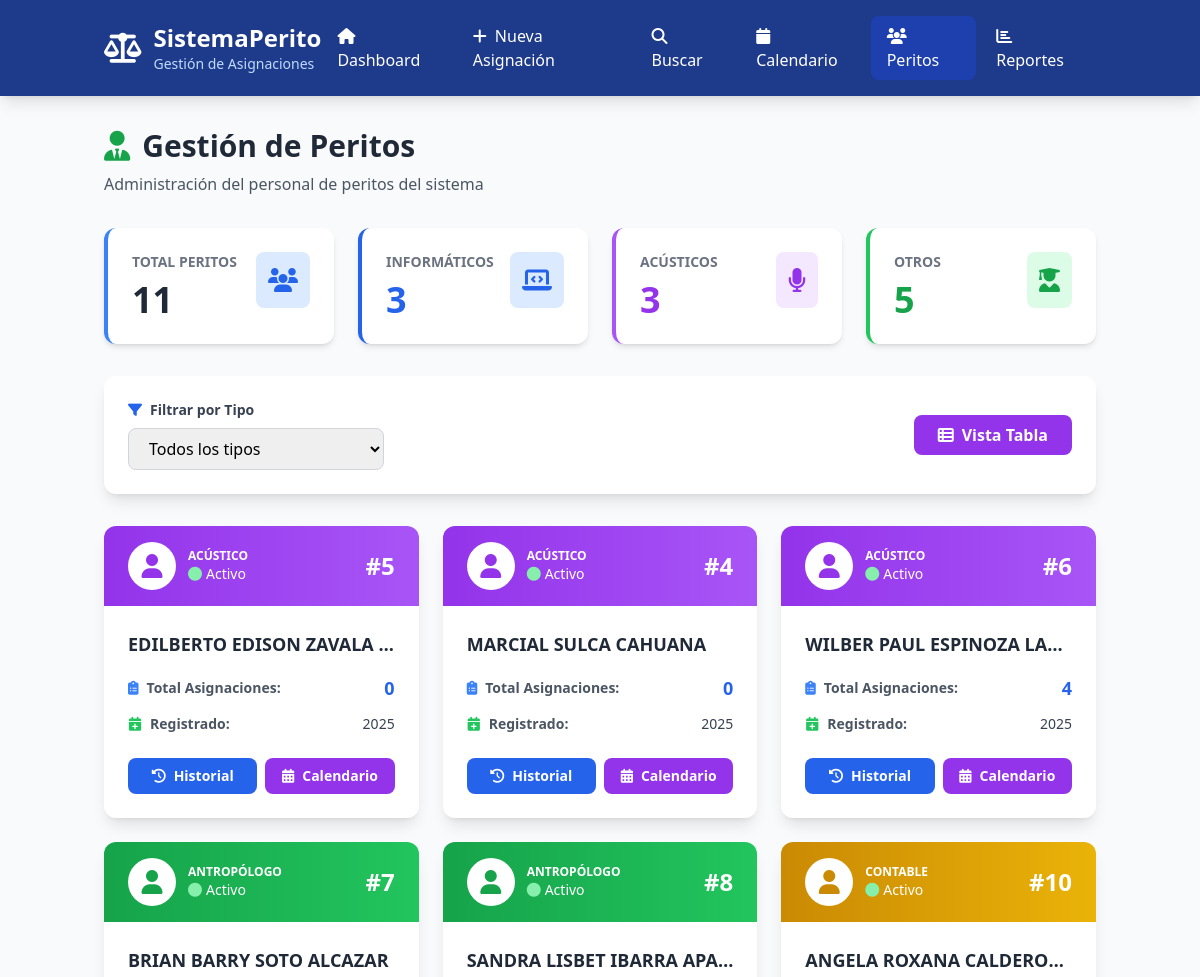
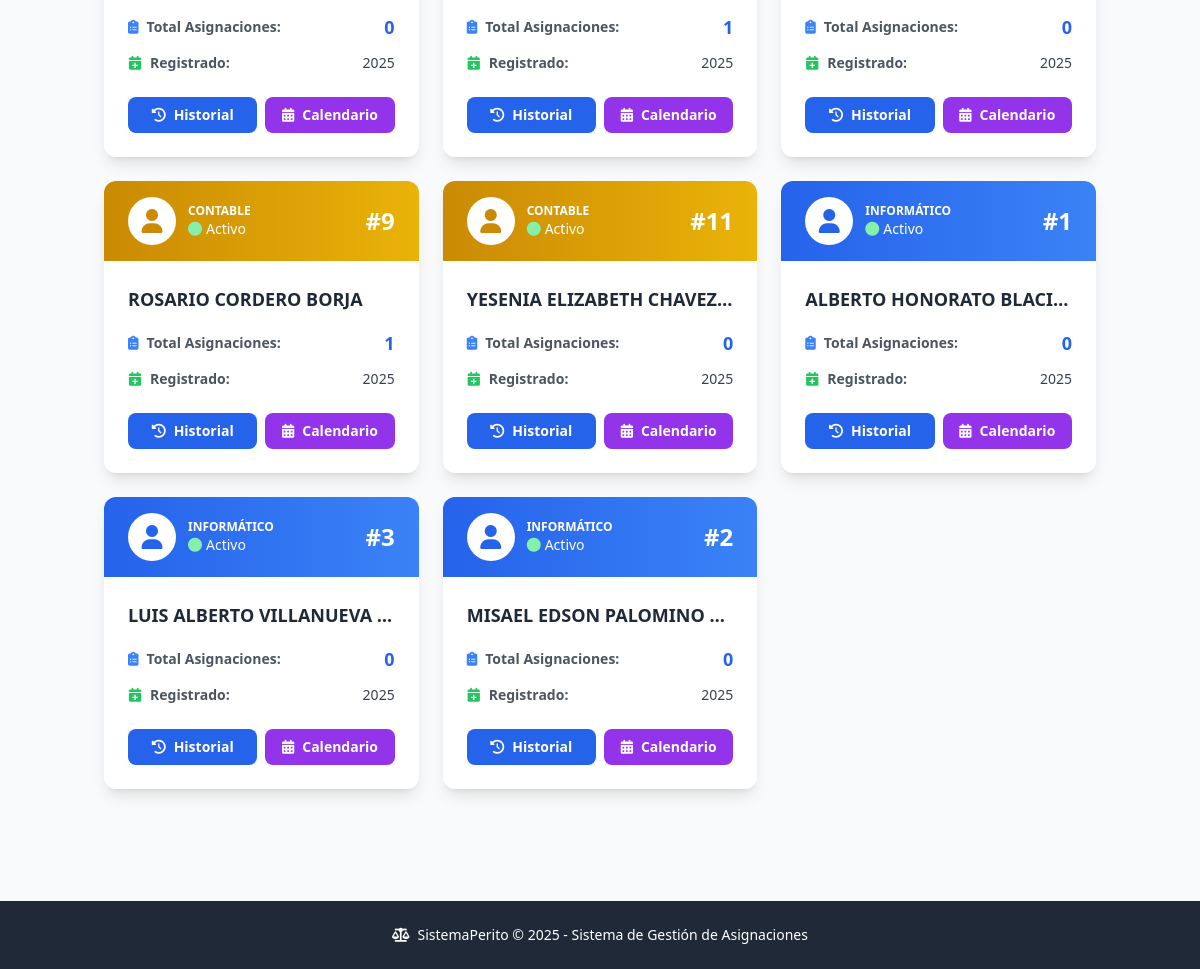
The app's page /peritos with its own data (2 pictures, top to bottom).
### tables this page shows
CREATE TABLE peritos (
            id INTEGER PRIMARY KEY AUTOINCREMENT,
            nombre_completo TEXT NOT NULL,
            tipo TEXT NOT NULL,
            estado TEXT DEFAULT 'Activo',
            fecha_creacion TIMESTAMP DEFAULT CURRENT_TIMESTAMP
        );

### app.py (the view)
@app.route('/peritos')
def peritos():
    conn = sqlite3.connect('database.db')
    cursor = conn.cursor()
    cursor.execute('SELECT * FROM peritos ORDER BY tipo, nombre_completo')
    peritos_list = []
    for row in cursor.fetchall():
        cursor.execute('SELECT COUNT(*) FROM asignaciones WHERE perito_id = ?', (row[0],))
        total_asignaciones = cursor.fetchone()[0]
        peritos_list.append({
            'id': row[0],
            'nombre': row[1],
            'tipo': row[2],
            'estado': row[3],
            'total_asignaciones': total_asignaciones
        })
    conn.close()
    return render_template('peritos.html', peritos=peritos_list)

### templates/peritos.html (shortened to what this page needs)
<!DOCTYPE html>
<html lang="es">
<head>
    <script src="https://cdn.tailwindcss.com"></script>
    <link rel="stylesheet" href="https://cdnjs.cloudflare.com/ajax/libs/font-awesome/6.4.0/css/all.min.css">
</head>
<body class="bg-gray-50">
    <nav class="bg-blue-900 text-white shadow-lg">
        <div class="container mx-auto px-4">
            <div class="flex justify-between items-center py-4">
                <div class="flex items-center space-x-3">
                    <i class="fas fa-balance-scale text-3xl"></i>
                    <div>
                        <h1 class="text-2xl font-bold">SistemaPerito</h1>
                        <p class="text-sm text-blue-200">Gestión de Asignaciones</p>
                    </div>
                </div>
                <div class="flex space-x-1">
                    <a href="/" class="px-4 py-2 rounded-lg hover:bg-blue-800 transition">
                        <i class="fas fa-home mr-2"></i>Dashboard
                    </a>
                    <a href="/nuevo" class="px-4 py-2 rounded-lg hover:bg-blue-800 transition">
                        <i class="fas fa-plus mr-2"></i>Nueva Asignación
                    </a>
                    <a href="/buscar" class="px-4 py-2 rounded-lg hover:bg-blue-800 transition">
                        <i class="fas fa-search mr-2"></i>Buscar
                    </a>
                    <a href="/calendario" class="px-4 py-2 rounded-lg hover:bg-blue-800 transition">
                        <i class="fas fa-calendar mr-2"></i>Calendario
                    </a>
                    <a href="/peritos" class="px-4 py-2 bg-blue-800 rounded-lg hover:bg-blue-700 transition">
                        <i class="fas fa-users mr-2"></i>Peritos
                    </a>
                    <a href="/reportes" class="px-4 py-2 rounded-lg hover:bg-blue-800 transition">
                        <i class="fas fa-chart-bar mr-2"></i>Reportes
                    </a>
                </div>
            </div>
        </div>
    </nav>
    <div class="container mx-auto px-4 py-8">
        <div class="mb-8 fade-in">
            <h2 class="text-3xl font-bold text-gray-800 mb-2">
                <i class="fas fa-user-tie text-green-600 mr-3"></i>Gestión de Peritos
            </h2>
            <p class="text-gray-600">Administración del personal de peritos del sistema</p>
        </div>
        <div class="grid grid-cols-1 md:grid-cols-4 gap-6 mb-8">
            <div class="bg-white rounded-xl shadow-md p-6 border-l-4 border-blue-500 fade-in">
                <div class="flex justify-between items-start">
                    <div>
                        <p class="text-gray-500 text-sm font-semibold uppercase">Total Peritos</p>
                        <p class="text-4xl font-bold text-gray-800 mt-2" id="totalPeritos">{{ peritos|length }}</p>
                    </div>
                    <div class="bg-blue-100 p-3 rounded-lg">
                        <i class="fas fa-users text-2xl text-blue-600"></i>
                    </div>
                </div>
            </div>
            <div class="bg-white rounded-xl shadow-md p-6 border-l-4 border-blue-600 fade-in" style="animation-delay: 0.1s">
                <div class="flex justify-between items-start">
                    <div>
                        <p class="text-gray-500 text-sm font-semibold uppercase">Informáticos</p>
                        <p class="text-4xl font-bold text-blue-600 mt-2" id="totalInformaticos">0</p>
                    </div>
                    <div class="bg-blue-100 p-3 rounded-lg">
                        <i class="fas fa-laptop-code text-2xl text-blue-600"></i>
                    </div>
                </div>
            </div>
            <div class="bg-white rounded-xl shadow-md p-6 border-l-4 border-purple-500 fade-in" style="animation-delay: 0.2s">
                <div class="flex justify-between items-start">
                    <div>
                        <p class="text-gray-500 text-sm font-semibold uppercase">Acústicos</p>
                        <p class="text-4xl font-bold text-purple-600 mt-2" id="totalAcusticos">0</p>
                    </div>
                    <div class="bg-purple-100 p-3 rounded-lg">
                        <i class="fas fa-microphone text-2xl text-purple-600"></i>
                    </div>
                </div>
            </div>
            <div class="bg-white rounded-xl shadow-md p-6 border-l-4 border-green-500 fade-in" style="animation-delay: 0.3s">
                <div class="flex justify-between items-start">
                    <div>
                        <p class="text-gray-500 text-sm font-semibold uppercase">Otros</p>
                        <p class="text-4xl font-bold text-green-600 mt-2" id="totalOtros">0</p>
                    </div>
                    <div class="bg-green-100 p-3 rounded-lg">
                        <i class="fas fa-user-graduate text-2xl text-green-600"></i>
                    </div>
                </div>
            </div>
        </div>
        <div class="bg-white rounded-xl shadow-lg p-6 mb-8 fade-in">
            <div class="flex flex-col md:flex-row justify-between items-start md:items-center space-y-4 md:space-y-0">
                <div class="flex-1 w-full md:w-auto">
                    <label class="block text-sm font-semibold text-gray-700 mb-2">
                        <i class="fas fa-filter text-blue-600 mr-2"></i>Filtrar por Tipo
                    </label>
                    <select id="filtroTipo"
                            onchange="filtrarPeritos()"
                            class="w-full md:w-64 px-4 py-2 border border-gray-300 rounded-lg focus:ring-2 focus:ring-blue-500 transition">
                        <option value="">Todos los tipos</option>
                    </select>
                </div>
                <div class="flex space-x-3">
                    <button onclick="toggleVista()"
                            id="btnVista"
                            class="px-6 py-2 bg-purple-600 text-white font-semibold rounded-lg hover:bg-purple-700 transition">
                        <i class="fas fa-th-list mr-2"></i>Vista Tabla
                    </button>
                </div>
            </div>
        </div>
        <div id="vistaCards" class="grid grid-cols-1 md:grid-cols-2 lg:grid-cols-3 gap-6 mb-8">
            {% for perito in peritos %}
            <div class="perito-card bg-white rounded-xl shadow-lg overflow-hidden fade-in perito-item"
                 data-tipo="{{ perito.tipo }}"
                 style="animation-delay: {{ loop.index * 0.05 }}s">
                <div class="bg-gradient-to-r
                    {% if perito.tipo == 'Informático' %}from-blue-600 to-blue-500
                    {% elif perito.tipo == 'Acústico' %}from-purple-600 to-purple-500
                    {% elif perito.tipo == 'Antropólogo' %}from-green-600 to-green-500
                    {% else %}from-yellow-600 to-yellow-500{% endif %}
                    px-6 py-4">
                    <div class="flex items-center justify-between">
                        <div class="flex items-center space-x-3">
                            <div class="w-12 h-12 bg-white rounded-full flex items-center justify-center">
                                <i class="fas fa-user text-2xl
                                    {% if perito.tipo == 'Informático' %}text-blue-600
                                    {% elif perito.tipo == 'Acústico' %}text-purple-600
                                    {% elif perito.tipo == 'Antropólogo' %}text-green-600
                                    {% else %}text-yellow-600{% endif %}"></i>
                            </div>
                            <div>
                                <p class="text-white text-xs font-semibold uppercase">{{ perito.tipo }}</p>
                                <p class="text-white text-sm">
                                    {% if perito.estado == 'Activo' %}
                                        <i class="fas fa-circle text-green-300 mr-1"></i>Activo
                                    {% else %}
                                        <i class="fas fa-circle text-red-300 mr-1"></i>Inactivo
                                    {% endif %}
                                </p>
                            </div>
                        </div>
                        <div class="text-white text-2xl font-bold">
                            #{{ perito.id }}
                        </div>
                    </div>
                </div>
                <div class="p-6">
                    <h3 class="text-lg font-bold text-gray-800 mb-4 truncate" title="{{ perito.nombre }}">
                        {{ perito.nombre }}
                    </h3>
                    <div class="space-y-3">
                        <div class="flex justify-between items-center">
                            <span class="text-sm text-gray-600 font-semibold">
                                <i class="fas fa-clipboard-list text-blue-500 mr-2"></i>Total Asignaciones:
                            </span>
                            <span class="text-lg font-bold text-blue-600">{{ perito.total_asignaciones }}</span>
                        </div>
                        <div class="flex justify-between items-center">
                            <span class="text-sm text-gray-600 font-semibold">
                                <i class="fas fa-calendar-plus text-green-500 mr-2"></i>Registrado:
                            </span>
                            <span class="text-sm text-gray-700">{{ perito.fecha_creacion or '2025' }}</span>
                        </div>
                    </div>
                    <div class="mt-6 flex space-x-2">
                        <button onclick="verHistorial({{ perito.id }}, '{{ perito.nombre }}')"
                                class="flex-1 px-4 py-2 bg-blue-600 text-white rounded-lg hover:bg-blue-700 transition text-sm font-semibold">
                            <i class="fas fa-history mr-2"></i>Historial
                        </button>
                        <button onclick="verCalendario({{ perito.id }}, '{{ perito.nombre }}')"
                                class="flex-1 px-4 py-2 bg-purple-600 text-white rounded-lg hover:bg-purple-700 transition text-sm font-semibold">
                            <i class="fas fa-calendar-alt mr-2"></i>Calendario
                        </button>
                    </div>
                </div>
            </div>
            {% endfor %}
        </div>
    </div>
    <footer class="bg-gray-800 text-white mt-12 py-6">
        <div class="container mx-auto px-4 text-center">
            <p class="text-sm">
                <i class="fas fa-balance-scale mr-2"></i>SistemaPerito © 2025 - Sistema de Gestión de Asignaciones
            </p>
        </div>
    </footer>
</body>
</html>

### templates/peritos.html (style rules this page uses)
.fade-in { animation: fadeIn 0.5s ease-out; }
.perito-card { transition: all 0.3s ease; }

### records on screen
peritos: tipo "ACÚSTICO", estado "Activo" (drawn), id "5", nombre "EDILBERTO EDISON ZAVALA…", total_asignaciones "0", fecha_creacion "2025"
peritos: tipo "ACÚSTICO", estado "Activo" (drawn), id "4", nombre "MARCIAL SULCA CAHUANA", total_asignaciones "0", fecha_creacion "2025"
peritos: tipo "ACÚSTICO", estado "Activo" (drawn), id "6", nombre "WILBER PAUL ESPINOZA LA…", total_asignaciones "4", fecha_creacion "2025"
peritos: tipo "ANTROPÓLOGO", estado "Activo" (drawn), id "7", nombre "BRIAN BARRY SOTO ALCAZAR", total_asignaciones "0", fecha_creacion "2025"
peritos: tipo "ANTROPÓLOGO", estado "Activo" (drawn), id "8", nombre "SANDRA LISBET IBARRA APA…", total_asignaciones "1", fecha_creacion "2025"
peritos: tipo "CONTABLE", estado "Activo" (drawn), id "10", nombre "ANGELA ROXANA CALDERO…", total_asignaciones "0", fecha_creacion "2025"
peritos: tipo "CONTABLE", estado "Activo" (drawn), id "9", nombre "ROSARIO CORDERO BORJA", total_asignaciones "1", fecha_creacion "2025"
peritos: tipo "CONTABLE", estado "Activo" (drawn), id "11", nombre "YESENIA ELIZABETH CHAVEZ…", total_asignaciones "0", fecha_creacion "2025"
peritos: tipo "INFORMÁTICO", estado "Activo" (drawn), id "1", nombre "ALBERTO HONORATO BLACI…", total_asignaciones "0", fecha_creacion "2025"
peritos: tipo "INFORMÁTICO", estado "Activo" (drawn), id "3", nombre "LUIS ALBERTO VILLANUEVA…", total_asignaciones "0", fecha_creacion "2025"
peritos: tipo "INFORMÁTICO", estado "Activo" (drawn), id "2", nombre "MISAEL EDSON PALOMINO…", total_asignaciones "0", fecha_creacion "2025"

### other values on screen
{{ peritos|length }} "11"
